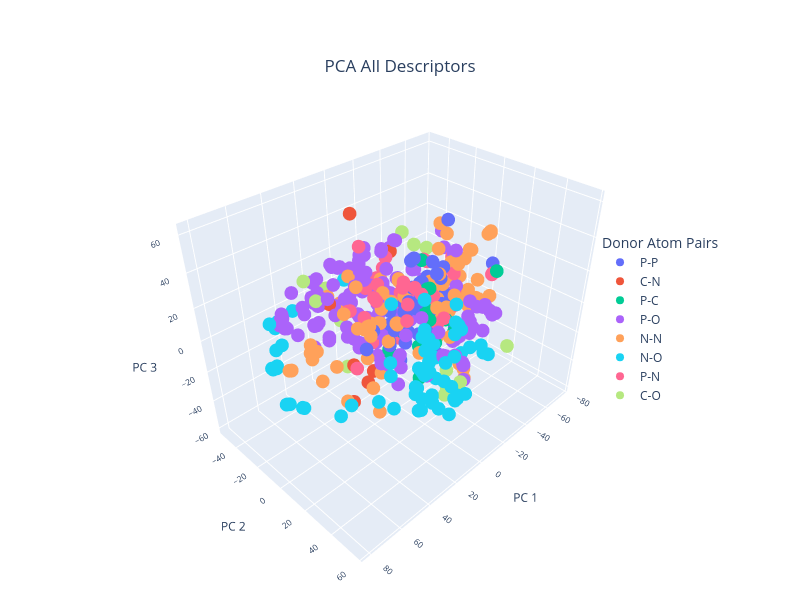

The code cell stored with this chart in its notebook:
### Markdown cell above
#### Generate PCA map with all descriptors (electronic and steric)
#### Color for data point represents each 'class' of ligand

### Code cell
# Generate PCA map with ALL descriptors - find out cluster combinations through this

pca = PCA(n_components=3)
components = pca.fit_transform(X_2)

total_var = pca.explained_variance_ratio_.sum() * 100

fig = px.scatter_3d(
    components,
    x=0,
    y=1,
    z=2,
    # text=ligand_id,
    color = donor_atom_comb,
    title=f'PCA All Descriptors',
    labels={'0': 'PC 1', '1': 'PC 2', '2': 'PC 3'}
)

fig.update_layout(width=800, 
                  height=600,
                  margin=dict(l=0, r=0, b=0, t=40),
                  scene=dict(
                    xaxis=dict(title='PC 1', titlefont=dict(size=12), tickfont=dict(size=10)),
                    yaxis=dict(title='PC 2', titlefont=dict(size=12), tickfont=dict(size=10)),
                    zaxis=dict(title='PC 3', titlefont=dict(size=12), tickfont=dict(size=10)),
                    aspectmode='auto',  # Ensures equal aspect ratio for x, y, z axes
                    camera=dict(
                    eye=dict(x=1.5, y=1.5, z=1.5),  # Adjusts the 3D view to see the full plot
                    center=dict(x=0, y=0, z=0),  # Keep camera centered on plot
                    )
                   ),

                  legend=dict(
                      title=dict(text='Donor Atom Pairs'),  # Legend title
                        x=0.75,  # Position the legend closer to the scatter plot horizontally
                        y=0.5,  # Position the legend vertically
                        xanchor='left',
                        yanchor='middle',
                        bgcolor="rgba(255,255,255,0.7)",  # Optional: add semi-transparent background for better visibility
                    ),
                  
                  coloraxis_colorbar=dict(
                  title=dict(text="Percent Buried<br>Volume",
                             side="top"),
                  x=0.8,  # Position the legend closer to the scatter plot
                  y=0.5,
                  xanchor='left',
                  yanchor='middle'),
                  title=dict(
                  x=0.5,          # Horizontal position (centered)
                  y=0.9,          # Vertical position (closer to the plot)
                  xanchor='center',
                  yanchor='top'
                    ) 
                 )
fig.show()

# Save the figure as PNG
fig.write_image("pca_3d_plot_all.png",scale=4)

# Save the figure as HTML
fig.write_html("pca_3d_plot_all.html")

### Figure 1 — Plotly figure (JSON) as saved in the notebook; plotly's stock layout.template omitted (floating-point values rounded to 4 significant figures; data arrays with more than 128 entries replaced by an {"elided": "..."} marker saying what was removed)
{"data": [{"hovertemplate": "color=P-P<br>PC 1=%{x}<br>PC 2=%{y}<br>PC 3=%{z}<extra></extra>", "legendgroup": "P-P", "marker": {"color": "#636efa", "symbol": "circle"}, "mode": "markers", "name": "P-P", "scene": "scene", "showlegend": true, "type": "scatter3d", "x": [0.8959, -10.68, -17.28, -6.692, -26.88, 4.419, -4.833, -9.667, -25.04, -29.66, -7.87, -7.007, -24.41, -63.15, -12.59, -2.453, -18.22, -17.44, 15.62, -1.206, 7.709, 6.058, 4.031, 18.8, -16.16, -34.87, -14.14, -23.13, -25.07, -32.14, -12.57, 2.234, -12.79, -21.15, -17.28, -17.73, -30.87, -28.56, -24.32, -22.08, -45.06, -2.464, -2.867, -5.864, -14.45, -0.03359, -6.434, -8.316], "y": [7.276, 3.205, -4.584, 2.445, -4.49, -3.261, -4.322, -6.947, 5.733, 5.085, -3.55, 3.076, 0.06301, 10.83, -4.515, 3.969, -1.58, -2.442, -9.696, -9.301, 2.856, -1.255, -0.04569, -0.3398, -0.2935, 0.9353, -11.43, 14.14, -1.199, 1.067, 17.72, -5.215, 16.59, 10.66, 9.584, 9.37, -14.2, -7.183, 0.7632, -2.046, 0.768, 1.606, 1.581, -1.814, 7.882, 2.331, -3.186, 5.949], "z": [-5.573, 5.979, -5.046, 16.56, -10.95, -18.07, -34.2, 1.402, 15.74, 48.29, -23.09, 34.13, 23.69, 11.15, 27.28, 10.33, 13.24, 12.31, -18.3, -22.01, 2.092, -2.259, -6.606, 0.4514, 2.835, -1.191, -23.32, 3.782, -17.52, 17.63, -23.25, 2.369, -22.89, 3.514, 23.44, 23.07, -9.969, 9.594, -24.17, -25.57, -29.5, 3.092, 1.572, 1.734, 0.267, -6.845, -1.361, -12.42]}, {"hovertemplate": "color=C-N<br>PC 1=%{x}<br>PC 2=%{y}<br>PC 3=%{z}<extra></extra>", "legendgroup": "C-N", "marker": {"color": "#EF553B", "symbol": "circle"}, "mode": "markers", "name": "C-N", "scene": "scene", "showlegend": true, "type": "scatter3d", "x": [-7.165, 13.2, 0.817, 18.46, 19.05, -29.3, -13.02, -8.785, -1.262, 21.11], "y": [-29.7, -23.75, -26.02, -19.0, -14.42, -52.07, -20.47, -29.73, -28.33, -32.28], "z": [-58.29, -38.68, -60.28, -60.22, 61.82, -41.38, 26.37, -25.5, -19.02, 2.906]}, {"hovertemplate": "color=P-C<br>PC 1=%{x}<br>PC 2=%{y}<br>PC 3=%{z}<extra></extra>", "legendgroup": "P-C", "marker": {"color": "#00cc96", "symbol": "circle"}, "mode": "markers", "name": "P-C", "scene": "scene", "showlegend": true, "type": "scatter3d", "x": [4.358, 2.162, 3.471, 4.543, -25.39, -9.262, -8.93, -8.926, -8.583, -5.003, -13.89, -20.0, -10.21, -30.24, -17.81, -19.34, -13.46, -6.298, -39.76, -20.78, -8.117, -47.24], "y": [-4.003, -5.922, -4.656, -3.716, -8.803, 12.2, 10.67, 10.61, 10.88, 10.43, 1.14, 8.017, 8.598, 6.155, 2.664, 21.44, 6.649, -2.591, 14.81, 4.041, 13.86, 25.47], "z": [-21.57, -25.14, -23.97, -21.11, 20.62, 19.29, 18.19, 18.25, 18.29, -38.54, -26.2, -23.37, -0.7785, -13.58, -6.986, -8.65, 1.447, -15.52, -17.91, -4.69, 1.051, 19.03]}, {"hovertemplate": "color=P-O<br>PC 1=%{x}<br>PC 2=%{y}<br>PC 3=%{z}<extra></extra>", "legendgroup": "P-O", "marker": {"color": "#ab63fa", "symbol": "circle"}, "mode": "markers", "name": "P-O", "scene": "scene", "showlegend": true, "type": "scatter3d", "x": {"elided": "169 float values"}, "y": {"elided": "169 float values"}, "z": {"elided": "169 float values"}}, {"hovertemplate": "color=N-N<br>PC 1=%{x}<br>PC 2=%{y}<br>PC 3=%{z}<extra></extra>", "legendgroup": "N-N", "marker": {"color": "#FFA15A", "symbol": "circle"}, "mode": "markers", "name": "N-N", "scene": "scene", "showlegend": true, "type": "scatter3d", "x": [66.1, 66.43, 8.563, -6.957, -17.45, 8.644, 7.116, -25.19, -18.65, 15.5, 21.02, 10.11, -23.74, -30.9, -21.4, -21.38, -51.02, -40.23, -33.34, -23.59, -53.58, -43.52, -44.43, -40.32, -75.57, 31.31, 18.26, 12.77, 21.48, 12.47, 6.138, 37.63, 22.6, 9.716, 23.68, 12.87, -44.11, 7.579, -64.91, -65.11, -64.93, -63.47, -42.59, -42.69, -42.73, -42.67, -42.75, -52.21, -54.11, -51.33, -53.09, -50.42, -53.12, -5.691, -5.079, -8.326, -6.632, 11.68, -37.68, -40.86, -40.85, -43.67, -41.33, -40.98, 5.432, -31.47, -20.21, -65.89, -65.7, -65.98, -63.29, -57.76, -26.91, 8.37, -46.47, -41.91, -22.34, -24.6, 36.91, 40.97, 67.45, 19.47, 13.11, 23.22, -46.95, 3.0, 1.852, -7.978, 14.51, 60.75, 61.53, 53.46, 41.67, 46.05, -39.04, -42.94, 21.28, 21.61, 20.98, 50.1, -25.77, -34.39, -31.64], "y": [-7.153, -7.137, 6.032, -3.752, 10.51, 6.401, 5.31, 13.01, -31.66, -9.26, -33.47, -37.06, 5.141, -0.4748, 13.75, 8.392, 0.4098, 4.718, -0.05403, -0.4694, 0.1588, -0.3118, -0.1188, 18.49, 1.603, 2.019, -2.007, 0.696, 0.5535, -1.933, -0.2437, -0.3302, -1.924, -4.678, -6.834, -0.3741, 5.924, -0.949, 6.097, 6.254, 6.45, 5.794, -0.3313, -0.1604, -0.3028, -0.3332, 2.763, 3.715, 0.1725, 3.714, 0.09024, 3.787, 0.08526, 41.06, 37.89, 27.92, 39.52, 25.41, 2.108, 12.49, 12.49, 9.943, 11.76, 12.62, -34.29, -22.79, 7.693, 0.7538, 0.7288, 0.7675, 0.7238, 0.4622, -10.55, -13.4, 1.103, -1.884, 7.065, -1.475, 22.76, -4.148, -7.193, -2.434, -2.458, -1.899, 8.262, 2.077, -12.36, -8.942, -6.458, 1.973, 4.128, -2.823, -24.06, 9.266, 11.09, -11.21, -1.34, -1.543, -1.385, -4.807, 15.15, 0.6458, -1.901], "z": [-2.018, -1.97, 3.221, 7.916, 2.668, 3.685, 1.4, 1.469, -13.97, -24.23, 7.145, -4.039, 2.948, -29.56, 2.618, -6.478, -32.8, 17.69, 5.683, 6.329, -14.86, -12.14, -11.01, 13.64, -20.77, 33.7, 1.69, 21.39, -0.8195, 1.436, 12.65, 20.21, 2.904, -35.06, 1.07, 11.25, 20.0, -12.57, 28.78, 29.0, 28.37, 27.73, 4.752, 4.748, 4.697, 4.748, 17.48, 21.27, -14.8, 21.74, -15.11, 22.35, -15.34, -20.91, -12.82, -2.793, -16.12, -3.452, -12.97, 0.7013, 0.7068, 1.949, 1.283, 1.403, 12.69, -12.2, 36.21, -19.77, -19.16, -19.0, -16.86, -20.02, 2.507, -6.668, 5.779, 15.39, 20.01, 10.61, -28.33, -12.58, -1.441, 2.86, 1.61, 2.807, -11.25, 24.89, 18.9, 16.27, -44.47, 10.56, 8.461, 4.809, -9.094, -24.18, -3.043, -10.7, 3.944, 3.945, 3.735, -17.1, 8.838, 36.95, 43.04]}, {"hovertemplate": "color=N-O<br>PC 1=%{x}<br>PC 2=%{y}<br>PC 3=%{z}<extra></extra>", "legendgroup": "N-O", "marker": {"color": "#19d3f3", "symbol": "circle"}, "mode": "markers", "name": "N-O", "scene": "scene", "showlegend": true, "type": "scatter3d", "x": [28.79, 25.65, 26.07, 28.27, 11.12, 28.43, 29.68, 34.31, 58.9, 72.18, 73.06, 31.72, 31.56, 31.54, 16.22, 18.46, 19.68, 18.92, 13.84, 41.86, 17.37, -6.515, -7.129, 1.817, 1.882, 32.17, 32.65, 32.71, 11.09, 11.6, -4.142, 7.182, -0.1006, 59.18, 32.71, 54.13, 32.76, 48.8, 39.7, 33.76, 53.03, 50.13, 63.35, 59.64, 46.09, 17.78, 30.45, 29.12, 19.29, 31.53, 29.79, 23.55, 18.5, 8.691, 27.01, -3.735, -7.368, -9.298, 1.47, 13.98, 14.18, 13.08, 42.03, 18.31, 13.99, 20.63, 9.203, -22.12, -24.71, -11.72, -12.47, 25.36, 10.01, 0.4054, 60.33, 23.7, 80.52, 79.53, 80.81, 71.0, 71.54, 72.14, 70.44, 70.43], "y": [47.63, 44.68, 44.93, 47.08, 27.58, 47.7, 47.71, 48.44, 27.59, 8.939, 8.98, 52.63, 52.38, 52.38, 32.78, 37.56, 53.32, 48.92, 57.78, 35.87, 55.72, 32.59, 32.34, 18.95, 19.19, 42.63, 44.13, 43.53, 52.0, 49.34, 38.81, 35.85, -44.72, -29.65, -50.38, -35.96, 53.94, 43.28, 49.65, 46.23, -37.27, -39.16, 24.91, -31.85, 42.35, 36.19, 45.3, 41.58, 34.3, 46.86, 45.79, 40.15, 36.79, 33.57, 45.34, 44.91, 35.92, 32.45, 39.21, 53.65, 52.71, 51.16, 27.74, 56.68, 53.34, 54.62, 46.03, 37.87, 41.11, 47.4, 32.83, 19.79, 35.53, 24.77, -21.9, 52.55, 7.835, 8.528, 7.706, -13.59, -14.68, -14.76, -13.14, -12.57], "z": [7.096, 9.235, 10.2, 6.634, -33.11, 6.975, 7.186, -12.12, -6.736, -11.94, -11.07, -2.67, -2.542, -2.093, 16.95, 15.33, -21.27, 7.706, -8.997, 13.22, -11.17, 20.51, 9.355, 20.61, 20.98, -2.72, -2.263, -4.71, -15.49, -18.7, -26.33, -37.18, 3.449, -5.991, -4.606, 2.012, -5.103, 14.01, 1.881, -14.26, 2.357, 2.38, -12.34, 9.449, -7.472, 8.648, 6.391, 6.08, 15.1, 7.787, 4.78, 12.43, 15.17, -3.535, 9.095, 2.288, 6.588, 6.589, 9.922, -8.814, -14.73, -17.96, -15.28, -8.681, -9.212, -2.263, 4.312, -10.13, -15.77, -4.023, -12.7, 29.75, -14.95, -4.321, 2.062, 1.58, -4.918, -5.008, -4.961, -1.244, -2.714, -1.758, -1.707, -0.02984]}, {"hovertemplate": "color=P-N<br>PC 1=%{x}<br>PC 2=%{y}<br>PC 3=%{z}<extra></extra>", "legendgroup": "P-N", "marker": {"color": "#FF6692", "symbol": "circle"}, "mode": "markers", "name": "P-N", "scene": "scene", "showlegend": true, "type": "scatter3d", "x": [-54.7, -55.35, -4.551, 18.21, -15.41, -56.15, -5.377, -35.91, 4.395, -17.07, -17.66, -4.293, 5.992, -21.31, -19.6, 1.864, -7.073, -10.91, 13.82, -2.615, -2.86, -18.51, -38.22, -56.39, -56.26, -13.15, -16.02, -28.26, 25.66, 26.71, 16.26, 7.702, 5.462, 17.49, 17.94, 6.065, -29.71, -3.83], "y": [17.07, 16.91, 6.189, -7.652, -30.18, -21.68, -23.36, -16.94, -25.78, -24.73, -22.53, -17.16, -10.42, 3.71, 5.686, 7.573, -6.639, -2.934, 18.8, 12.82, -13.36, -18.43, 3.638, -13.59, -6.641, 15.0, 16.88, 13.45, -6.415, -10.57, -21.2, 9.654, 8.02, -0.7119, 1.472, -19.65, -8.715, -26.4], "z": [10.17, 10.37, 19.12, 4.81, 0.7415, -5.787, 11.65, 13.4, 33.93, -9.736, -10.22, 21.16, 18.33, 4.272, 6.956, 12.53, 9.121, 10.83, 13.83, 18.97, 29.61, -33.32, 12.14, 8.31, -12.51, -3.114, -0.306, 0.5942, -23.85, 11.4, 1.518, 26.16, 27.63, 19.9, 19.3, 12.0, 18.09, -32.91]}, {"hovertemplate": "color=C-O<br>PC 1=%{x}<br>PC 2=%{y}<br>PC 3=%{z}<extra></extra>", "legendgroup": "C-O", "marker": {"color": "#B6E880", "symbol": "circle"}, "mode": "markers", "name": "C-O", "scene": "scene", "showlegend": true, "type": "scatter3d", "x": [17.12, -27.09, -52.79, -18.14, -16.18, 10.01, 12.68, 12.53, 37.13, 1.823, 13.5, 12.72, 36.81], "y": [48.86, 50.7, -30.47, -16.57, -5.89, -37.32, -45.53, 53.22, -31.42, 34.95, 45.11, -29.98, -22.85], "z": [-8.472, -6.375, 8.99, 37.44, 34.93, -15.75, 3.168, -5.185, 24.69, -31.41, -1.941, -43.48, 16.66]}], "layout": {"coloraxis": {"colorbar": {"title": {"side": "top", "text": "Percent Buried<br>Volume"}, "x": 0.8, "xanchor": "left", "y": 0.5, "yanchor": "middle"}}, "height": 600, "legend": {"bgcolor": "rgba(255,255,255,0.7)", "title": {"text": "Donor Atom Pairs"}, "tracegroupgap": 0, "x": 0.75, "xanchor": "left", "y": 0.5, "yanchor": "middle"}, "margin": {"b": 0, "l": 0, "r": 0, "t": 40}, "scene": {"aspectmode": "auto", "aspectratio": {"x": 1.222, "y": 0.8581, "z": 0.9539}, "camera": {"center": {"x": 0, "y": 0, "z": 0}, "eye": {"x": 1.5, "y": 1.5, "z": 1.5}}, "domain": {"x": [0, 1], "y": [0, 1]}, "xaxis": {"tickfont": {"size": 10}, "title": {"font": {"size": 12}, "text": "PC 1"}, "type": "linear"}, "yaxis": {"tickfont": {"size": 10}, "title": {"font": {"size": 12}, "text": "PC 2"}, "type": "linear"}, "zaxis": {"tickfont": {"size": 10}, "title": {"font": {"size": 12}, "text": "PC 3"}, "type": "linear"}}, "title": {"text": "PCA All Descriptors", "x": 0.5, "xanchor": "center", "y": 0.9, "yanchor": "top"}, "width": 800}}
